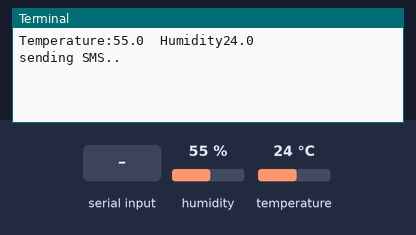
Recording of a program running on a simulated Raspberry Pi (BCM pin numbers). On the bench: the last lines printed to the terminal. The test bench sets the inputs (shaded band); at power-on: humidity 55 %, temperature 24 °C. The modem accepts every AT command (registered, SIM ready, sends succeed) and sends nothing else.

Above: at 1.2 s.
1.3 s: "1\n" received over the second serial link
At 4.2 s:
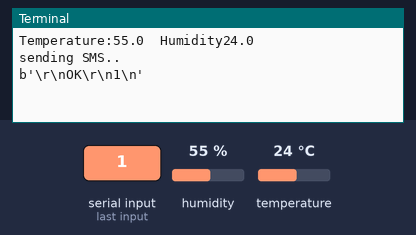
4.4 s: "0\n" received over the second serial link
At 7.3 s:
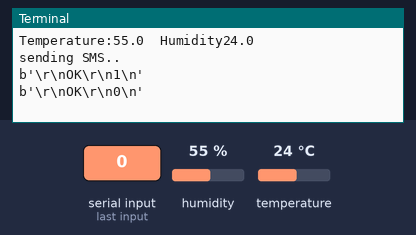
7.5 s: "2\n" received over the second serial link
At 8.6 s:
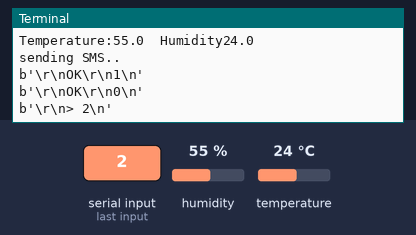

The program:

gsm_with_dht.py
```python
import os
import sys
import RPi.GPIO as  GPIO
import time
import serial
import Adafruit_DHT
GPIO.setwarnings(False)
GPIO.setmode(GPIO.BCM)
DHT_PIN=4
val=Adafruit_DHT.DHT11

ser = serial.Serial ("/dev/ttyUSB0",timeout=1)
temp,hum=Adafruit_DHT.read(val,DHT_PIN)
print(f'Temperature:{temp:.1f}  Humidity{hum:.1f}')


def send_sms():
    print("sending SMS..")

    cmd='AT\r\n'
    ser.write(cmd.encode())
    time.sleep(2)
    rcv = ser.read(20)
    print(rcv)
    cmd='AT+CMGF=1\r\n'
    ser.write(cmd.encode())
    time.sleep(2)
    rcv = ser.read(20)
    print(rcv)
    phno="9494956343"
    cmd='AT+CMGS="'+str(phno)+'"\r\n'
    ser.write(cmd.encode())
    rcv = ser.read(20)
    print(rcv)
    time.sleep(1)
    cmd=str(hum)
    ser.write(cmd.encode())  # Message

    #ser.write(msg.encode())  # Message
    time.sleep(1)
    cmd = "\x1A"
    ser.write(cmd.encode()) # Enable to send SMS
    time.sleep(10)
    print('SMS Sent')
    time.sleep(1)

send_sms()
```

Measured:
- after the input at 1.3 s, the terminal: prints a new line after 2.2 s (image 1)
- after the input at 4.4 s, the terminal: prints a new line after 2.1 s (image 2)
- after the input at 7.5 s, the terminal: prints a new line at once (image 3)
